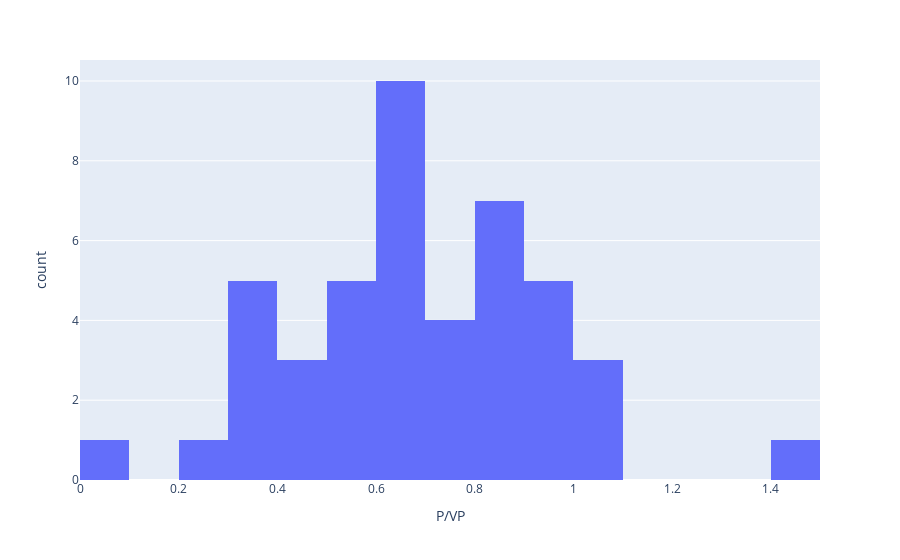
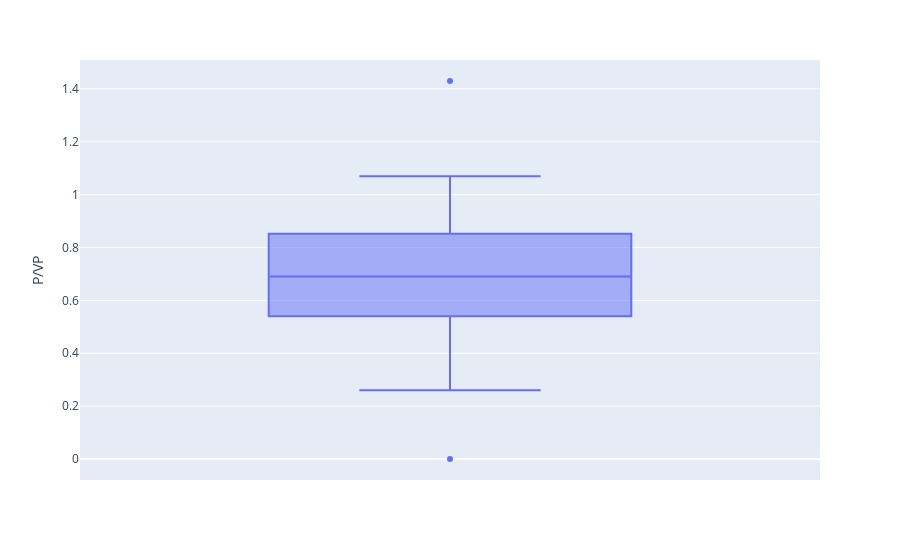

The notebook cell saved with these charts, in order:
### Code cell
fig = px.histogram(df_fiis_lajes, x="P/VP",nbins=15)
fig.show()
fig = px.box(df_fiis_lajes, y="P/VP")
fig.show()

### Figure 1 — Plotly figure (JSON) as saved in the notebook; plotly's stock layout.template omitted (floating-point values rounded to 4 significant figures)
{"data": [{"alignmentgroup": "True", "bingroup": "x", "hovertemplate": "P/VP=%{x}<br>count=%{y}<extra></extra>", "legendgroup": "", "marker": {"color": "#636efa", "pattern": {"shape": ""}}, "name": "", "nbinsx": 15, "offsetgroup": "", "orientation": "v", "showlegend": false, "type": "histogram", "x": [1.43, 1.07, 1.03, 1.01, 0.96, 0.96, 0.92, 0.9, 0.9, 0.87, 0.86, 0.85, 0.84, 0.82, 0.81, 0.81, 0.79, 0.78, 0.74, 0.7, 0.69, 0.69, 0.69, 0.68, 0.68, 0.67, 0.65, 0.64, 0.64, 0.61, 0.59, 0.55, 0.55, 0.55, 0.51, 0.49, 0.46, 0.4, 0.37, 0.33, 0.33, 0.33, 0.32, 0.26, 0], "xaxis": "x", "yaxis": "y"}], "layout": {"barmode": "relative", "legend": {"tracegroupgap": 0}, "margin": {"t": 60}, "xaxis": {"anchor": "y", "domain": [0, 1], "title": {"text": "P/VP"}}, "yaxis": {"anchor": "x", "domain": [0, 1], "title": {"text": "count"}}}}

### Figure 2 — Plotly figure (JSON) as saved in the notebook; plotly's stock layout.template omitted (floating-point values rounded to 4 significant figures)
{"data": [{"alignmentgroup": "True", "hovertemplate": "P/VP=%{y}<extra></extra>", "legendgroup": "", "marker": {"color": "#636efa"}, "name": "", "notched": false, "offsetgroup": "", "orientation": "v", "showlegend": false, "type": "box", "x0": " ", "xaxis": "x", "y": [1.43, 1.07, 1.03, 1.01, 0.96, 0.96, 0.92, 0.9, 0.9, 0.87, 0.86, 0.85, 0.84, 0.82, 0.81, 0.81, 0.79, 0.78, 0.74, 0.7, 0.69, 0.69, 0.69, 0.68, 0.68, 0.67, 0.65, 0.64, 0.64, 0.61, 0.59, 0.55, 0.55, 0.55, 0.51, 0.49, 0.46, 0.4, 0.37, 0.33, 0.33, 0.33, 0.32, 0.26, 0], "y0": " ", "yaxis": "y"}], "layout": {"boxmode": "group", "legend": {"tracegroupgap": 0}, "margin": {"t": 60}, "xaxis": {"anchor": "y", "domain": [0, 1]}, "yaxis": {"anchor": "x", "domain": [0, 1], "title": {"text": "P/VP"}}}}
